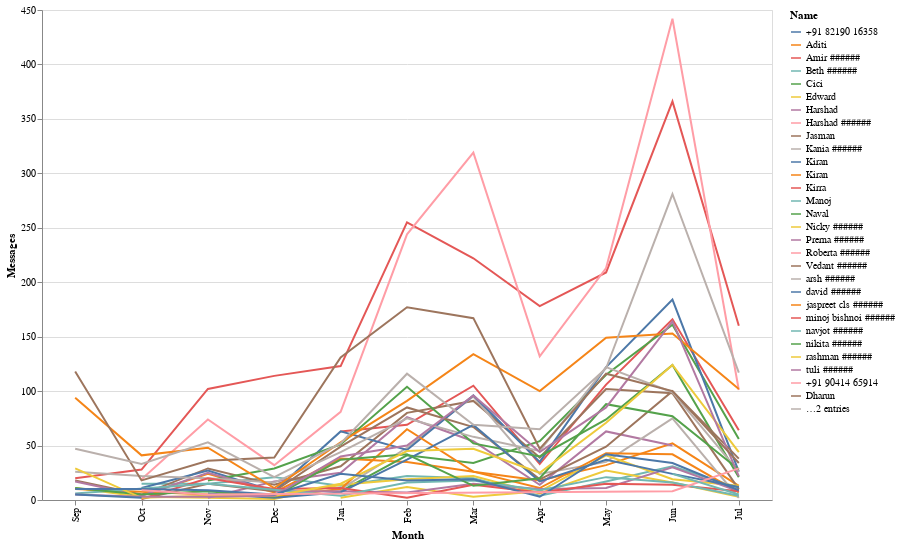

The code cell stored with this chart in its notebook:
### Markdown cell above
# Total message count per month for each student

### Code cell
# Creating a line chart in Altier that shows total message per month for each student 

# Creating a new data frame which has message count per month for each student 
df=pd.DataFrame(data1['Messages'].groupby([data1.Month,data1.Name]).count())

# Reset the index 
df.reset_index(inplace=True)

# Generate a month list 
month= ['Sep','Oct','Nov','Dec','Jan','Feb','Mar','Apr','May','Jun','Jul']

# Binding Values for our dropdown 
input_dropdown = alt.binding_select(options=list(set(df.Name.unique())))

# selection
selected_points = alt.selection_single(fields=['Name'], bind=input_dropdown, name='Select')

#color 
color = alt.condition(selected_points,
alt.Color('Name:N'),
alt.value('transparent'))

# Define Chart 
alt.Chart(df, width=730, height=490).mark_line().encode(
x=alt.X('Month',sort=month ),
y='Messages',
color=color,
tooltip='Name:Q'
).add_selection(selected_points)

### Figure 1 — Vega-Lite specification as saved in the notebook (floating-point values rounded to 4 significant figures; data arrays with more than 128 entries replaced by an {"elided": "..."} marker saying what was removed)
{"config": {"view": {"continuousWidth": 400, "continuousHeight": 300}}, "data": {"name": "data-1f6ab703bd3331aa256380aec680d90b"}, "mark": "line", "encoding": {"color": {"condition": {"type": "nominal", "field": "Name", "selection": "Select"}, "value": "transparent"}, "tooltip": {"type": "quantitative", "field": "Name"}, "x": {"type": "nominal", "field": "Month", "sort": ["Sep", "Oct", "Nov", "Dec", "Jan", "Feb", "Mar", "Apr", "May", "Jun", "Jul"]}, "y": {"type": "quantitative", "field": "Messages"}}, "height": 490, "selection": {"Select": {"type": "single", "fields": ["Name"], "bind": {"input": "select", "options": [" Kiran ", " Kiran", " Edward", " minoj bishnoi ######", "Vivek", " Beth ######", " Prerna ######", " david ######", " Vedant ######", " rashman ######", " Manoj", "Dharun", " Amir ######", "+91 90414 65914", " Naval", " nikita ######", " jaspreet cls ######", " Aditi", " Harshad ######", " navjot ######", " Kania ######", " Kirra", " arsh ######", " Jasman", " tuli ######", " Nicky ######", "Vasu", " Cici", " Harshad", " +91 82190 16358", " Roberta ######"]}}}, "width": 730, "$schema": "https://vega.github.io/schema/vega-lite/v4.8.1.json", "datasets": {"data-1f6ab703bd3331aa256380aec680d90b": {"elided": "274 records"}}}
